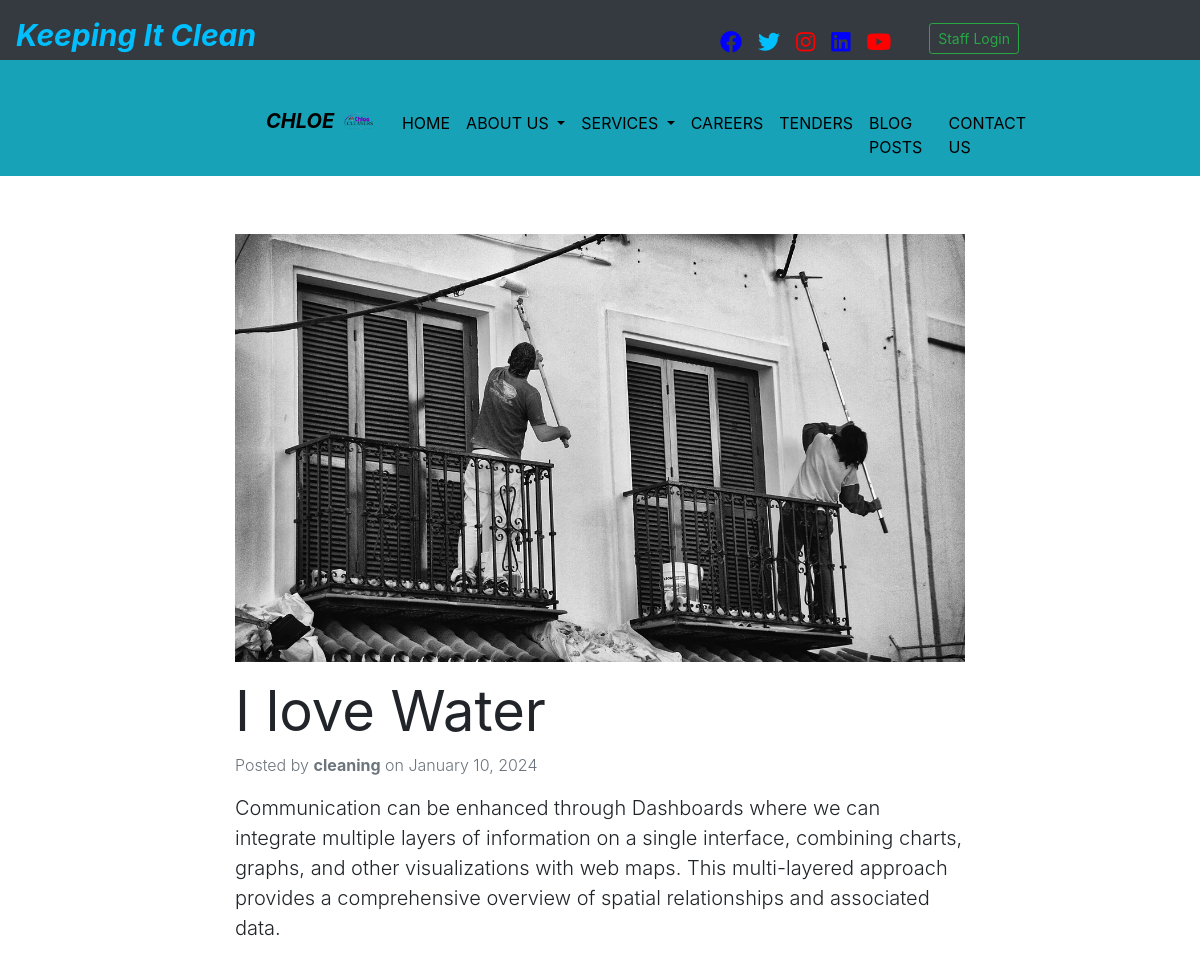
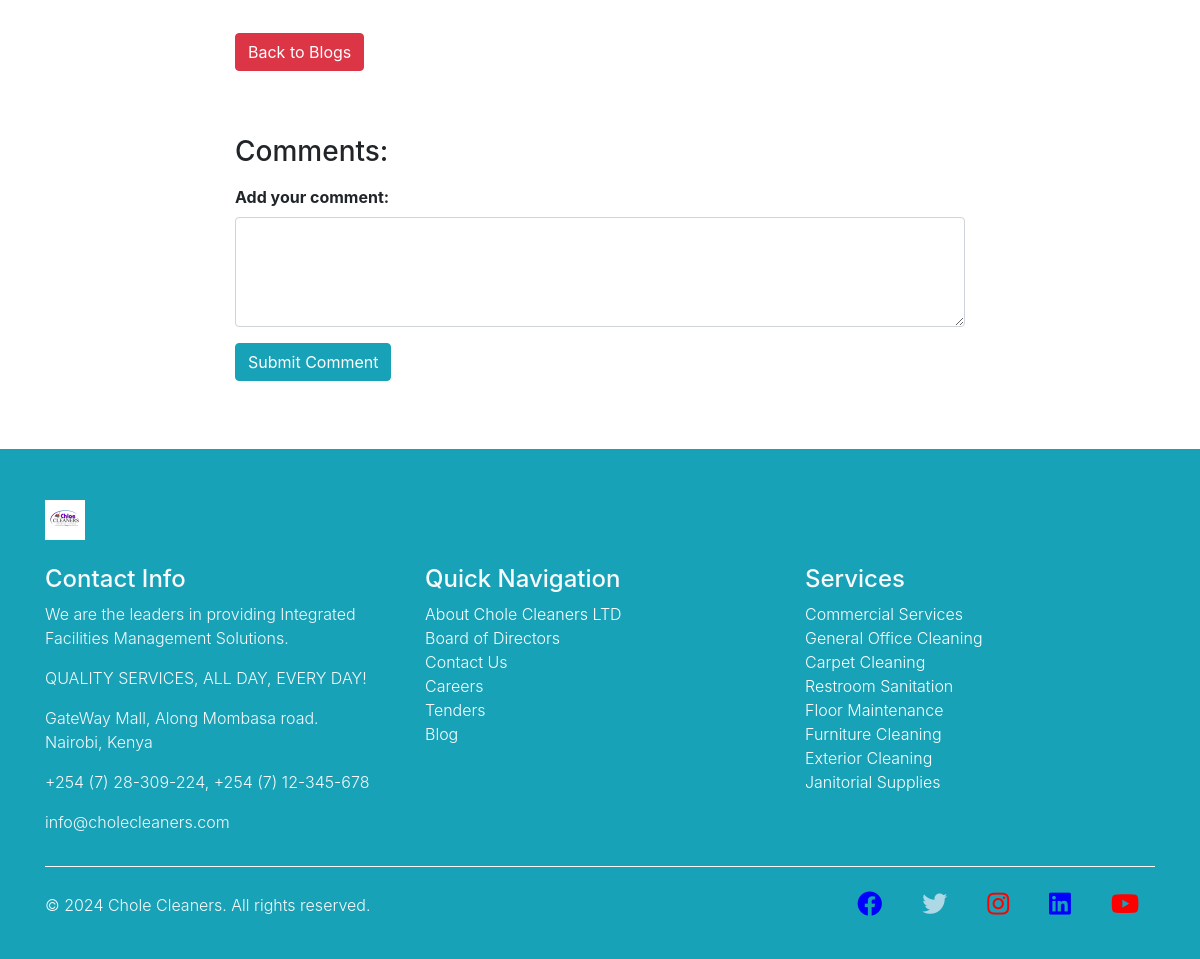
Page /blog/3/ on the committed database (2 pictures, top to bottom).
### chole_cleaners/models.py (models this page shows, shortened)
class Blog(models.Model):
    title = models.CharField(max_length=200)
    content = models.TextField()
    photo = models.ImageField(upload_to='media/', blank=True, null=True)
    author = models.ForeignKey(User, on_delete=models.CASCADE, null=True, blank=True)
    date_posted = models.DateTimeField(auto_now_add=True, null=True, blank=True)
    class Meta:
        verbose_name_plural = "Blogs"

### chole_cleaners/views.py (the view)
# urls.py: path('blog/<int:pk>/', BlogDetailView.as_view(), name='blog_detail'),
class BlogDetailView(DetailView):
    model = Blog
    template_name = 'blog_detail.html'
    context_object_name = 'blog_item'

### templates/blog_detail.html (shortened to what this page needs)
{% extends 'base.html' %}
{% block content %}
  <section id="blog-detail" class="py-5">
    <div class="container">
      <div class="row">
        <div class="col-md-8 offset-md-2">
          <article class="mb-5">
            <img src="{{ blog_item.photo.url }}" alt="{{ blog_item.title }}" class="img-fluid mb-3">
            <h2 class="display-4" style="font-weight: bolder;">{{ blog_item.title }}</h2>
            <p class="blog-meta text-muted">Posted by <span class="author font-weight-bold">{{ blog_item.author.username }}</span> on <span class="date">{{ blog_item.date_posted|date:"F d, Y" }}</span></p>
            <p class="lead">{{ blog_item.content }}</p>
          </article>
        </div>
      </div>
      <div class="row">
        <div class="col-md-8 offset-md-2">
          <a href="{% url 'blogs' %}" class="btn btn-danger mb-3">Back to Blogs</a>
          <h3 class="mt-5 mb-3">Comments:</h3>
          <form method="post" action="{% url 'add_comment' blog_item.id %}">
            <div class="form-group">
              <label for="comment" class="font-weight-bold">Add your comment:</label>
              <textarea name="comment" id="comment" class="form-control" rows="4" required></textarea>
            </div>
            <button type="submit" class="btn btn-info">Submit Comment</button>
          </form>
        </div>
      </div>
    </div>
  </section>
{% endblock %}

### templates/base.html (style rules this page uses)
body { font-style: normal; font-weight: 300; font-family-sans-serif: "Roboto",sans-serif; font-family-monospace: SFMono-Regular,Menlo,Monaco ,Consolas,"Liberation Mono","Courier New",monospace; }

### rows in the picture
Blog: photo (picture), title "I love Water", author.username "cleaning", date_posted "January 10, 2024", content "Communication can be enhanced through Dashboards where we can integrate multiple layers of information on a single interface, combining charts, graphs, and other visualizations with web maps. This multi-layered approach provides a comprehensive overview of spatial relationships and associated data."
